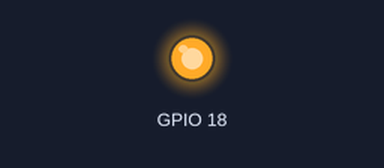
A program run on a simulated Raspberry Pi (BCM pin numbers). Parts: output pins drawn as LEDs (lit = HIGH). At 5.0 s the program stops and its outputs stay as they are.

Above: at 0.1 s.
At 5.1 s:
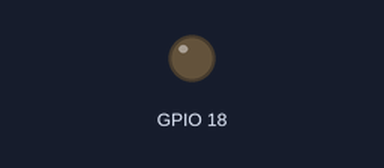
Timing chart, 0 to 6.5 s (numbered marks = the images above):
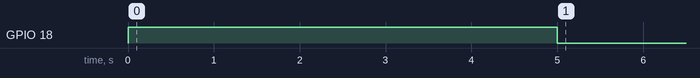

The program:

led.py
```python
#!/usr/bin/python3

import RPi.GPIO as GPIO
import time

GPIO.setmode(GPIO.BCM)
GPIO.setwarnings(False)

GPIO.setup(18, GPIO.OUT)
GPIO.output(18, GPIO.HIGH)

time.sleep(5)

GPIO.output(18, GPIO.LOW)
GPIO.cleanup()
```

Measured:
- by itself, GPIO 18: LOW → HIGH at 0.00 s, → LOW 5.0 s later
